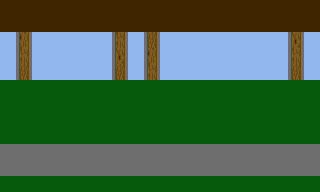

Rendered tile map (Tiled .tmx) drawn with the repository's tilesets; below, a short description and the map source with its tile grids summarised:
An orthogonal 20x12 tile map with 16x16 px tiles, 2 tile layers (Calque de Tile 1, Object), 2 tilesets and 1 object (Player).

<map version="1.0" orientation="orthogonal" width="20" height="12" tilewidth="16" tileheight="16">
 <tileset firstgid="1" name="Dirt" tilewidth="16" tileheight="16">
  <image source="Dirt.png" trans="ff00ff" width="80" height="160" />
  <tile id="5">
   <properties>
    <property name="collision" value="15" />
   </properties>
  </tile>
  <tile id="6">
   <properties>
    <property name="collision" value="15" />
   </properties>
  </tile>
  <tile id="37">
   <properties>
    <property name="collision" value="15" />
   </properties>
  </tile>
  <tile id="39">
   <properties>
    <property name="collision" value="15" />
   </properties>
  </tile>
 </tileset>
 <tileset firstgid="51" name="testlevel_obj" tilewidth="16" tileheight="16">
  <image source="testlevel_obj.png" trans="ff00ff" width="128" height="128" />
 </tileset>
 <layer name="Calque de Tile 1" width="20" height="12">
  <data>[240 cells, 240 non-empty, 16 distinct tile ids]</data>
 </layer>
 <layer name="Object" width="20" height="12">
  <data>[240 cells, 0 non-empty, 0 distinct tile ids]</data>
 </layer>
 <objectgroup name="Calque d'objets 1" width="20" height="12">
  <object type="Player" x="19" y="151" width="17" height="17" />
 </objectgroup>
</map>
